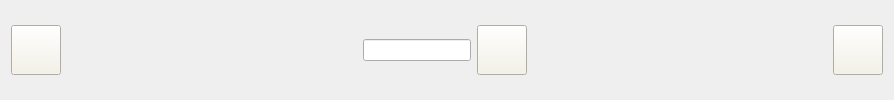
        <widget class="QWidget" name="widget_3" native="true">
         <layout class="QHBoxLayout" name="horizontalLayout_2">
          <item>
           <widget class="QPushButton" name="pushButton_8">
            <property name="minimumSize">
             <size>
              <width>50</width>
              <height>50</height>
             </size>
            </property>
            <property name="styleSheet">
             <string notr="true">background-color: rgb(245, 241, 229);</string>
            </property>
            <property name="text">
             <string/>
            </property>
            <property name="icon">
             <iconset>
              <normaloff>:/icones/icone/menu.png</normaloff>:/icones/icone/menu.png</iconset>
            </property>
            <property name="iconSize">
             <size>
              <width>30</width>
              <height>30</height>
             </size>
            </property>
            <property name="checkable">
             <bool>true</bool>
            </property>
            <property name="checked">
             <bool>false</bool>
            </property>
            <property name="autoRepeat">
             <bool>false</bool>
            </property>
            <property name="autoExclusive">
             <bool>false</bool>
            </property>
            <property name="autoRepeatDelay">
             <number>0</number>
            </property>
            <property name="autoRepeatInterval">
             <number>0</number>
            </property>
           </widget>
          </item>
          <item>
           <spacer name="horizontalSpacer">
            <property name="orientation">
             <enum>Qt::Vertical</enum>
            </property>
            <property name="sizeHint" stdset="0">
             <size>
              <width>296</width>
              <height>20</height>
             </size>
            </property>
           </spacer>
          </item>
          <item>
           <layout class="QHBoxLayout" name="horizontalLayout" stretch="0,0">
            <property name="sizeConstraint">
             <enum>QLayout::SetDefaultConstraint</enum>
            </property>
            <item>
             <widget class="QLineEdit" name="lineEdit">
              <property name="minimumSize">
               <size>
                <width>100</width>
                <height>0</height>
               </size>
              </property>
              <property name="styleSheet">
               <string notr="true">color: rgb(0, 0, 0);
border-color: rgb(0, 0, 0);</string>
              </property>
             </widget>
            </item>
            <item>
             <widget class="QPushButton" name="pushButton_9">
              <property name="minimumSize">
               <size>
                <width>50</width>
                <height>50</height>
               </size>
              </property>
              <property name="styleSheet">
               <string notr="true">background-color: rgb(245, 241, 229);</string>
              </property>
              <property name="text">
               <string/>
              </property>
              <property name="icon">
               <iconset>
                <normaloff>:/icones/icone/serach.png</normaloff>:/icones/icone/serach.png</iconset>
              </property>
              <property name="iconSize">
               <size>
                <width>30</width>
                <height>30</height>
               </size>
              </property>
              <property name="checkable">
               <bool>true</bool>
              </property>
              <property name="autoExclusive">
               <bool>true</bool>
              </property>
             </widget>
            </item>
           </layout>
          </item>
          <item>
           <spacer name="horizontalSpacer_2">
            <property name="orientation">
             <enum>Qt::Vertical</enum>
            </property>
            <property name="sizeHint" stdset="0">
             <size>
              <width>300</width>
              <height>20</height>
             </size>
            </property>
           </spacer>
          </item>
          <item>
           <widget class="QPushButton" name="pushButton_10">
            <property name="minimumSize">
             <size>
              <width>50</width>
              <height>50</height>
             </size>
            </property>
            <property name="styleSheet">
             <string notr="true">background-color: rgb(245, 241, 229);</string>
            </property>
            <property name="text">
             <string/>
            </property>
            <property name="icon">
             <iconset>
              <normaloff>:/icones/icone/reglage.png</normaloff>:/icones/icone/reglage.png</iconset>
            </property>
            <property name="iconSize">
             <size>
              <width>30</width>
              <height>30</height>
             </size>
            </property>
            <property name="checkable">
             <bool>true</bool>
            </property>
            <property name="autoExclusive">
             <bool>true</bool>
            </property>
           </widget>
          </item>
         </layout>
        </widget>
